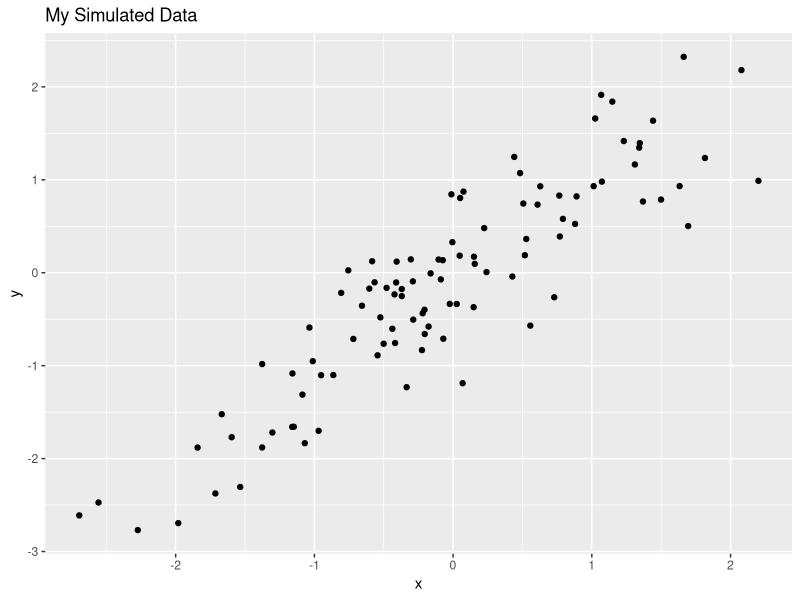

Generate this figure with R:
## ---- chunk 1
x <- rnorm(100); y <- x + rnorm(100, sd = 0.5)
## ---- chunk 2
library(ggplot2)
qplot(x, y, main = "My Simulated Data")
